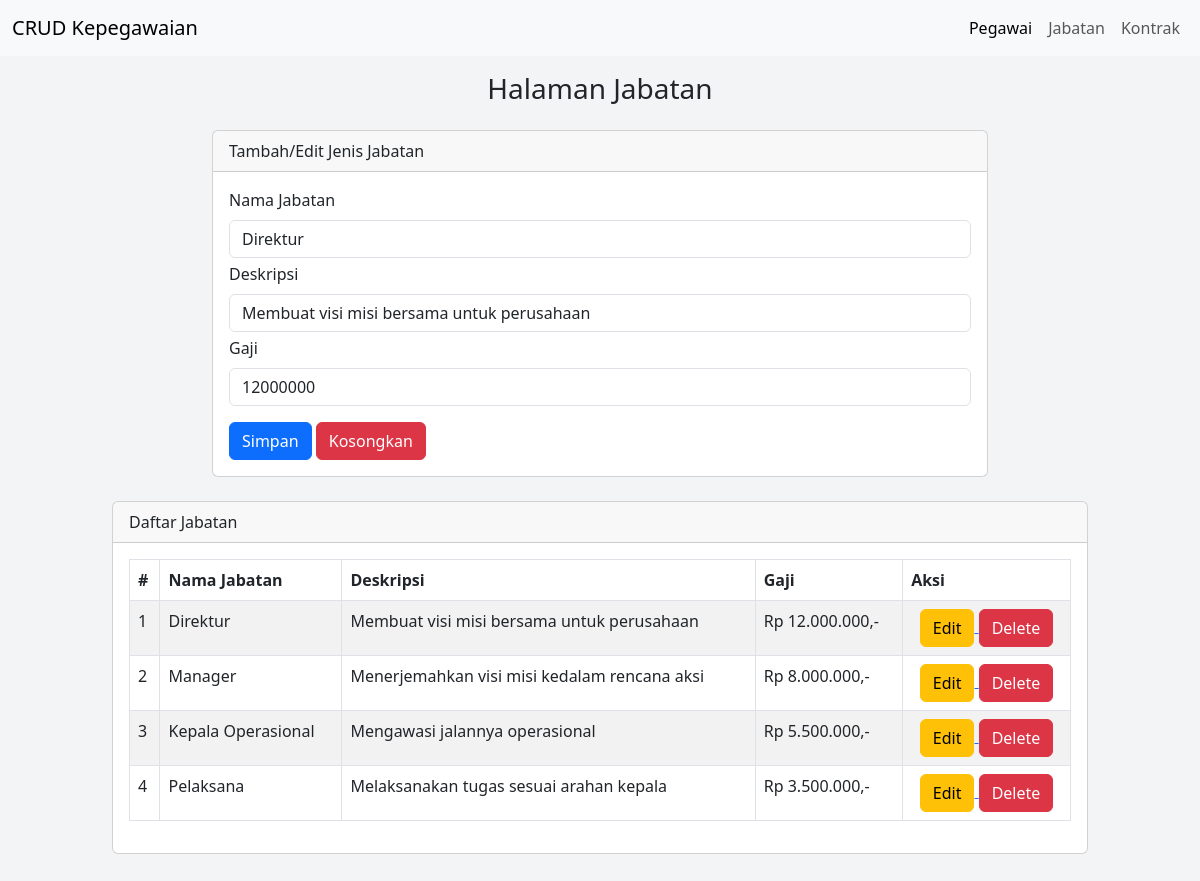
/jabatan.php?hal=edit&id=1, run on the app's committed database.
### tables this page shows
CREATE TABLE `jabatan` (
  `id_jabatan` int(11) NOT NULL,
  `nama_jabatan` varchar(50) NOT NULL,
  `deskripsi` varchar(100) NOT NULL,
  `gaji` bigint(8) NOT NULL
);

### jabatan.php (the view, shortened to what this page needs)
<?php
    include "inc/koneksi.php";
    if(isset($_GET['hal'])){
        if($_GET['hal'] == "edit"){
            $viewdata = mysqli_query($conn, "SELECT * FROM jabatan WHERE id_jabatan = '$_GET[id]' ");
            $data = mysqli_fetch_array($viewdata);
            if($data){
                $var_namajabatan = $data['nama_jabatan'];
                $var_deskripsi = $data['deskripsi'];
                $var_gaji = $data['gaji'];
            }
        }else if($_GET['hal'] == "delete"){
            $delete = mysqli_query($conn, "DELETE FROM jabatan WHERE id_jabatan = '$_GET[id]' ");
            if($delete){
                echo "<script>
                    alert('Hapus data Sukses!');
                    document.location='jabatan.php';
                </script>";
            }
        }
    }
?>
<!DOCTYPE html>
<html lang="en">
<head>
    <link href="https://cdn.jsdelivr.net/npm/bootstrap@5.3.0/dist/css/bootstrap.min.css" rel="stylesheet">
</head>
<body class="overflow-x-hidden">
    <section class="min-vh-100" style="background-color: #f3f4f5;">
        <?php include "inc/navbar.php";?>
        <div class="mt-3">
            <h3 class="row justify-content-center">Halaman Jabatan</h3>
        </div>
        <div class="mx-auto row justify-content-center">
        <div class="col-md-8">
            <div class="card mt-3 mb-2">
                <div class="card-header">
                    Tambah/Edit Jenis Jabatan
                </div>
                <div class="card-body">
                    <form action="" method="post">
                        <div class="mb-1">
                            <label for="tb_namajabatan" class="form-label">Nama Jabatan</label>
                            <input type="text" name="tb_namajabatan" value="<?=@$var_namajabatan?>" class="form-control">
                        </div>
                        <div class="mb-1">
                            <label for="tb_deskripsi" class="form-label">Deskripsi</label>
                            <input type="text" name="tb_deskripsi" value="<?=@$var_deskripsi?>" class="form-control">
                        </div>
                        <div class="mb-3">
                            <label for="tb_gaji" class="form-label">Gaji</label>
                            <input type="text" name="tb_gaji" value="<?=@$var_gaji?>" class="form-control">
                        </div>
                        <div>
                            <button type="submit" class="btn btn-primary" name="btn_simpan" >Simpan</button>
                            <button type="reset" class="btn btn-danger" name="btn_reset" >Kosongkan</button>
                        </div>
                    </form>
                </div>
            </div>
        </div>
        </div>
        <div class="mx-auto row justify-content-center pb-5">
        <div class="col-md-10">
            <div class="card mt-3 mb-2">
                <div class="card-header">
                    Daftar Jabatan
                </div>
                <div class="card-body overflow-x-auto">
                    <table class="table table-bordered table-striped">
                        <thead>
                            <tr>
                                <th>#</th>
                                <th>Nama Jabatan</th>
                                <th>Deskripsi</th>
                                <th>Gaji</th>
                                <th>Aksi</th>
                            </tr>
                        </thead>
                        <tbody>
                            <?php
                                $no=1;
                                $result = mysqli_query($conn, "SELECT * FROM jabatan");
                                while ($data = mysqli_fetch_array($result)) :
                            ?>
                                <tr>
                                    <td><?=$no++;?></td>
                                    <td><?=$data['nama_jabatan']?></td>
                                    <td><?=$data['deskripsi']?></td>
                                    <td>
                                        <?php
                                            $gaji = number_format($data['gaji'], 0, ',', '.');
                                            echo "Rp " . $gaji . ",-";
                                        ?>
                                    </td>
                                    <td class="text-center">
                                        <a href="jabatan.php?hal=edit&id=<?=$data['id_jabatan']?>">
                                            <button type="button" class="btn btn-warning">Edit</button>
                                        </a>
                                        <a href="jabatan.php?hal=delete&id=<?=$data['id_jabatan']?>">
                                            <button type="button" class="btn btn-danger">Delete</button>
                                        </a>
                                    </td>
                                </tr>
                            <?php endwhile;  ?>
                        </tbody>
                    </table>
                </div>
            </div>
        </div>
        </div>
    </section>
</body>
</html>

### data on the page
jabatan: tb_namajabatan "Direktur", tb_deskripsi "Membuat visi misi bersama untuk perusahaan", tb_gaji "12000000", nama_jabatan "Direktur", deskripsi "Membuat visi misi bersama untuk perusahaan", gaji "12.000.000"
jabatan: nama_jabatan "Manager", deskripsi "Menerjemahkan visi misi kedalam rencana aksi", gaji "8.000.000"
jabatan: nama_jabatan "Kepala Operasional", deskripsi "Mengawasi jalannya operasional", gaji "5.500.000"
jabatan: nama_jabatan "Pelaksana", deskripsi "Melaksanakan tugas sesuai arahan kepala", gaji "3.500.000"
